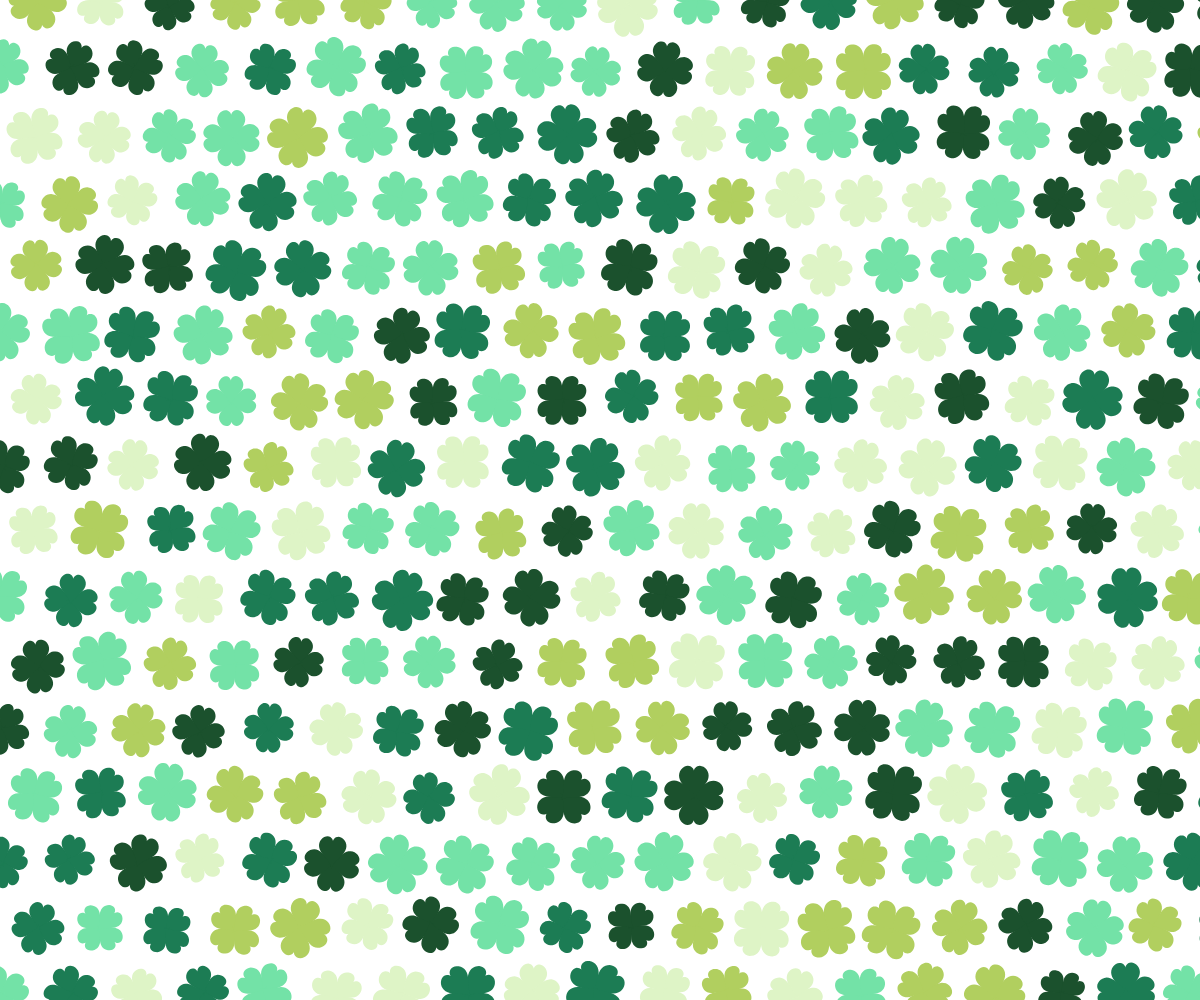
Frame 1 (no input)
Frame 2 (the mouse pressed at the canvas centre, redrawn once): identical to frame 1, image omitted

The p5.js sketch that drew this single still picture (run headless with seeded random() and noise() and a simulated clock; the mouse was pressed at the canvas centre and the sketch redrawn once):

// p5.js sketch
// ── sketch.js
"use strict"

const COLORS = ["#1C7C54", "#73E2A7", "#DEF4C6", "#1B512D", "#B1CF5F"];
const WHITE  = "#FFFFFF";
const BLACK  = "#243010";

const clovers = [];

function setup(){
	createCanvas(windowWidth, windowHeight);
	angleMode(DEGREES); rectMode(CENTER);
	textAlign(CENTER, CENTER); textSize(14);
	noLoop();

	const rad  = 30;
	const pad  = rad * 2.2;
	const rows = floor(height / pad) + 2;
	const cols = floor(width / pad) + 2;
	for(let r=0; r<rows; r++){
		for(let c=0; c<cols; c++){ 
			let x = pad * c + random(pad*0.1);
			let y = pad * r + random(pad*0.1);
			if(r%2==0) x += pad / 2;
			const radRdm = rad * random(0.8, 1.0);
			const rot = random(360);
			const clover = new Clover(x, y, radRdm, rot, COLORS);
			clovers.push(clover);
		}
	}
}

function draw(){
	background(WHITE);
	noFill();
	noStroke();
	strokeCap(PROJECT);
	// Draw
	for(let clover of clovers) clover.draw();
}

class Clover{

	constructor(x, y, rad, rot=0, colors){

		this._x   = x;
		this._y   = y;
		this._rad = rad;
		this._w   = rad * 0.5;
		this._h   = this._w * 1.1;
		this._rot = rot;
		this._color = getColor(colors);
	}

	get x(){return this._x;}
	get y(){return this._y;}
	get rad(){return this._rad;}

	isCollide(x, y, rad){

		const dX = x - this._x;
		const dY = y - this._y;
		const dis = sqrt(dX**2 + dY**2);
		const len = rad + this._rad;
		return dis < len;
	}

	draw(){
		fill(this._color);
		noStroke();
		push();
		translate(this._x, this._y);
		rotate(this._rot);
		this.drawHeart(0, 0, this._w, this._h, 45);
		this.drawHeart(0, 0, this._w, this._h, 135);
		this.drawHeart(0, 0, this._w, this._h, -45);
		this.drawHeart(0, 0, this._w, this._h, -135);
		//noFill();
		//stroke(WHITE); strokeWeight(1);
		//circle(0, 0, this._rad*2);
		pop();
	}

	drawHeart(x, y, w, h, rot=0){
		push();
		translate(x, y);
		rotate(rot);
		beginShape();
		for(let t=0; t<360; t+=6){
			const x = w * sin(t)**3;
			const y = h * cos(t)-(h*0.3)*cos(2*t)-(h*0.1)*cos(3*t)-cos(4*t);
			vertex(x, -y-w*1.07);
		}
		endShape();
		pop();
	}
}

function getColor(colors){
	return colors[floor(random()*colors.length)];
}
